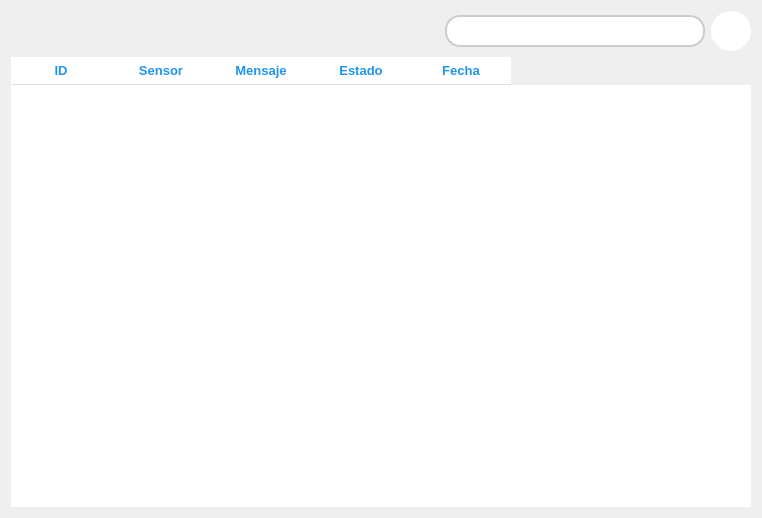
         <widget class="QWidget" name="alerta_page">
          <layout class="QGridLayout" name="gridLayout_6">
           <item row="0" column="0">
            <layout class="QHBoxLayout" name="horizontalLayout_4">
             <item>
              <spacer name="horizontalSpacer_5">
               <property name="orientation">
                <enum>Qt::Orientation::Horizontal</enum>
               </property>
               <property name="sizeHint" stdset="0">
                <size>
                 <width>29</width>
                 <height>20</height>
                </size>
               </property>
              </spacer>
             </item>
             <item>
              <spacer name="horizontalSpacer_4">
               <property name="orientation">
                <enum>Qt::Orientation::Horizontal</enum>
               </property>
               <property name="sizeHint" stdset="0">
                <size>
                 <width>30</width>
                 <height>20</height>
                </size>
               </property>
              </spacer>
             </item>
             <item>
              <spacer name="horizontalSpacer_3">
               <property name="orientation">
                <enum>Qt::Orientation::Horizontal</enum>
               </property>
               <property name="sizeHint" stdset="0">
                <size>
                 <width>339</width>
                 <height>20</height>
                </size>
               </property>
              </spacer>
             </item>
             <item>
              <widget class="QLineEdit" name="editSearch">
               <property name="minimumSize">
                <size>
                 <width>260</width>
                 <height>30</height>
                </size>
               </property>
               <property name="styleSheet">
                <string notr="true">QLineEdit {
    background-color: rgb(255, 255, 255);
    border: 2px solid #cccccc;
    border-radius: 15px;
    padding: 5px 10px;
    color: #333333;
    font-size: 14px;
    font-family: 'Segoe UI', sans-serif;
}

QLineEdit:hover {
    border: 2px solid #aaaaaa;
}

QLineEdit:focus {
    border: 2px solid #0078d7;
}
</string>
               </property>
              </widget>
             </item>
             <item>
              <widget class="QPushButton" name="pbSearch">
               <property name="minimumSize">
                <size>
                 <width>40</width>
                 <height>40</height>
                </size>
               </property>
               <property name="styleSheet">
                <string notr="true">QPushButton {
background-color: #FFFFFF;
border-radius: 20;
}

QPushButton::hover{
background-color: #aaffff;
}</string>
               </property>
               <property name="text">
                <string/>
               </property>
               <property name="icon">
                <iconset resource="icons/resources.qrc">
                 <normaloff>:/img/search.png</normaloff>:/img/search.png</iconset>
               </property>
              </widget>
             </item>
            </layout>
           </item>
           <item row="1" column="0">
            <widget class="QTableWidget" name="tabla_alertas">
             <property name="minimumSize">
              <size>
               <width>740</width>
               <height>450</height>
              </size>
             </property>
             <property name="styleSheet">
              <string notr="true">QTableWidget {
    background-color: #ffffff;
    border: none;
    gridline-color: #f0f0f0;
    font-size: 14px;
    color: #333333;
    selection-background-color: #1F95EF;
    selection-color: #ffffff;
    alternate-background-color: #f9f9f9;
}

QHeaderView::section {
    background-color: #ffffff;
    color: #1F95EF;
    padding: 4px 12px; /* Espaciado más controlado */
    font-weight: 600;
    font-size: 13px;
    border: none;
    border-bottom: 1px solid #e0e0e0;
    text-align: center; /* CENTRAR texto */
}

QHeaderView::section:hover {
    background-color: #e6f4ff;
}

QTableWidget::item {
    padding: 6px 10px;
    border: none;
    text-align: center; /* CENTRAR contenido de celdas */
    transition: background-color 0.3s ease, color 0.3s ease;
}

QTableWidget::item:selected {
    background-color: #1F95EF;
    color: #ffffff;
}

QTableCornerButton::section {
    background-color: #ffffff;
    border: none;
}
</string>
             </property>
             <attribute name="horizontalHeaderCascadingSectionResizes">
              <bool>false</bool>
             </attribute>
             <attribute name="horizontalHeaderShowSortIndicator" stdset="0">
              <bool>false</bool>
             </attribute>
             <attribute name="verticalHeaderCascadingSectionResizes">
              <bool>false</bool>
             </attribute>
             <column>
              <property name="text">
               <string>ID</string>
              </property>
             </column>
             <column>
              <property name="text">
               <string>Sensor</string>
              </property>
             </column>
             <column>
              <property name="text">
               <string>Mensaje</string>
              </property>
             </column>
             <column>
              <property name="text">
               <string>Estado</string>
              </property>
             </column>
             <column>
              <property name="text">
               <string>Fecha</string>
              </property>
             </column>
            </widget>
           </item>
          </layout>
         </widget>
